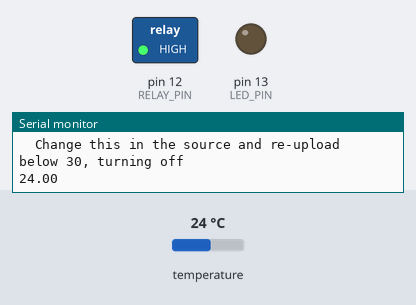
A sketch run on a simulated Arduino Uno, built with avr-gcc and run on an emulated ATmega328P. On the bench: switched loads named in the sketch (green lamp = pin HIGH), output pins drawn as LEDs (lit = HIGH), the last lines printed to the serial monitor. The inputs (shaded band) are chosen by the test bench; at power-on: temperature 24 °C.

Above: at 2.6 s.
2.7 s: temperature set to 31.6 °C
4.2 s: temperature set to 32.7 °C
At 5.3 s:
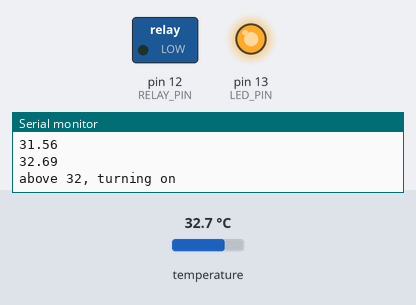
5.9 s: temperature set to 30.5 °C
7.4 s: temperature set to 29.3 °C
At 8.5 s:
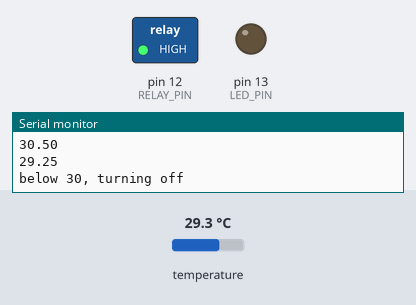
9.0 s: temperature set to 33 °C
At 9.5 s:
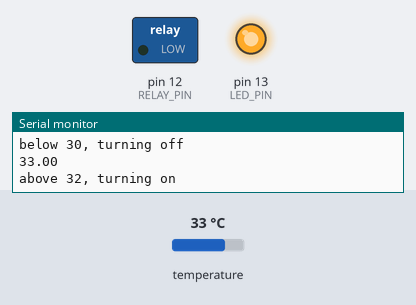
Timing chart, 0 to 11.5 s (numbered marks = the images above; inputs shaded):
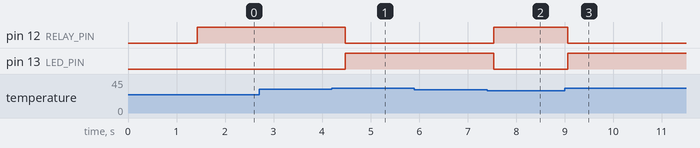

Measured:
- the behaviour switches between 32 and 32.1 °C on temperature (found by bisection; images 0 and 1)
- the behaviour switches between 30 and 29.9 °C on temperature (found by bisection; images 1 and 2)
- after the input at 4.2 s, pin 12 (RELAY_PIN): HIGH → LOW after 0.28 s; pin 13 (LED_PIN): LOW → HIGH after 0.28 s
- after the input at 7.4 s, pin 12 (RELAY_PIN): LOW → HIGH after 0.14 s; pin 13 (LED_PIN): HIGH → LOW after 0.14 s
- after the input at 9.0 s, pin 12 (RELAY_PIN): HIGH → LOW after 0.07 s; pin 13 (LED_PIN): LOW → HIGH after 0.07 s

The sketch:

arduino-simplethermostat.ino
```cpp
#include <OneWire.h>
#include <DallasTemperature.h>

#define ONE_WIRE_BUS 3
#define RELAY_PIN 12
#define LED_PIN 13

// will turn off below SETPOINT degrees C, on above SETPOINT + HYSTERISIS
#define SETPOINT 30
#define HYSTERISIS 2

OneWire oneWire(ONE_WIRE_BUS);
DallasTemperature sensors(&oneWire);

float lastVal;
float thisVal;
int onThreshold = SETPOINT + HYSTERISIS;
int offThreshold = SETPOINT;
int relayState;

void setup() {
  // put your setup code here, to run once:
  Serial.begin(9600);

  // Start up the library
  sensors.begin(); // IC Default 9 bit. If you have troubles consider upping it 12. Ups the delay giving the IC more time to process the temperature measurement

  pinMode(RELAY_PIN, OUTPUT);
  pinMode(LED_PIN, OUTPUT);

  Serial.println("Simple thermostatic fan controller");
  Serial.println("https://github.com/tomfanning/arduino-simplethermostat.git");
  Serial.println("Wiring: ");
  Serial.print("  Arduino digital pin ");
  Serial.print(RELAY_PIN);
  Serial.println(" to logic input pin of relay module");
  Serial.println("  Arduino VCC to relay module VCC");
  Serial.println("  Arduino GND to relay module logic GND");
  Serial.println("  12V in to Arduino RAW");
  Serial.print("  DS18B20 left pin to GND, middle pin to Arduino digital pin ");
  Serial.print(RELAY_PIN);
  Serial.println(", right pin to VCC");
  Serial.print("  3.6 - 4.7k resistor VCC to Arduino digital pin ");
  Serial.println(RELAY_PIN);
  Serial.println("Optional:");
  Serial.println("  Cut NC relay output pin");
  Serial.println("  Connect that screw terminal to GND");
  Serial.println("  Connect 12V to relay centre pin (and on to Arduino RAW)");
  Serial.println("  Connect fan to pin 1 and 3 of connector block");
  Serial.println("Settings:");
  Serial.print("  Will turn on above ");
  Serial.print(onThreshold);
  Serial.print("C, off below ");
  Serial.print(offThreshold);
  Serial.println("C");
  Serial.println("  Change this in the source and re-upload");

  // do it once without caring about current relay state, so we start up in the right state
  sensors.requestTemperatures();
  thisVal = sensors.getTempCByIndex(0);
  if (thisVal > onThreshold) {
    turnOn();
  } else {
    turnOff();
  }
}

void turnOn(){
  Serial.print("above ");
  Serial.print(onThreshold);
  Serial.println(", turning on");
  digitalWrite(RELAY_PIN, LOW); // relay module inverts logic
  digitalWrite(LED_PIN, HIGH); // relay module inverts logic
  relayState = 1;
}

void turnOff(){
  Serial.print("below ");
  Serial.print(offThreshold);
  Serial.println(", turning off");
  digitalWrite(RELAY_PIN, HIGH); // relay module inverts logic
  digitalWrite(LED_PIN, LOW); // relay module inverts logic
  relayState = 0;
}

void loop() {

  sensors.requestTemperatures();
  thisVal = sensors.getTempCByIndex(0);

  if (thisVal != lastVal){
    Serial.println(thisVal);
    lastVal = thisVal;
  }

  if (!relayState) {
    // fan is currently off
    if (thisVal > onThreshold) {
      turnOn();
    }
  } else {
    // fan is currently on
    if (thisVal < offThreshold) {
      turnOff();
    }
  }
}
```
